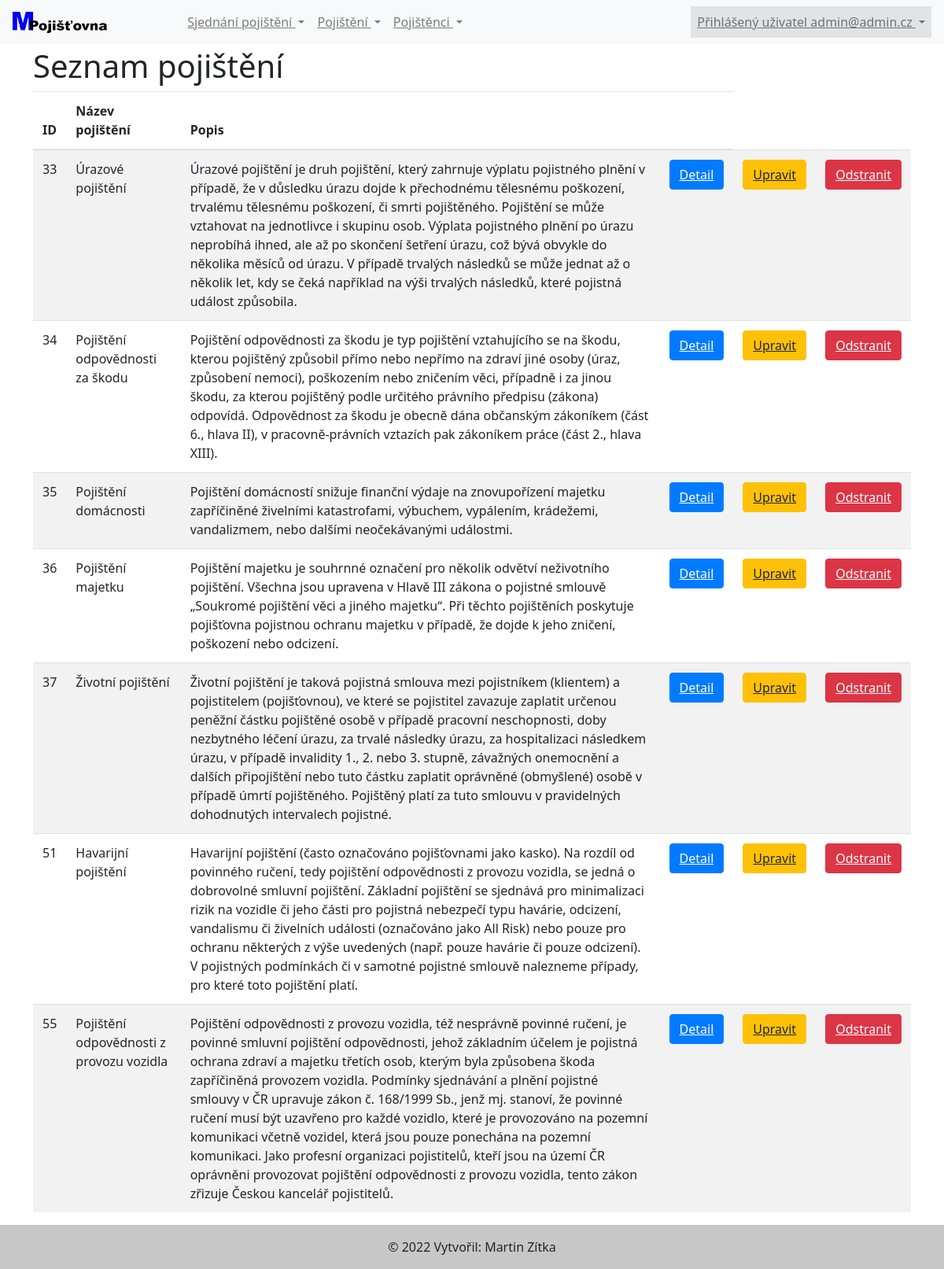
/readPojisteni.php (signed in), run on the app's committed database.
### tables this page shows
CREATE TABLE `pojisteni` (
  `pojisteniId` int(11) NOT NULL,
  `nazev` varchar(255) DEFAULT NULL,
  `popis` text DEFAULT NULL
);

### tridy/Pojisteni.php (the view, shortened to what this page needs)
<?php
class Pojisteni {
    public function VypisPojisteni() {
        global $connection;
        $dbVypisPojisteni = "SELECT * FROM pojisteni";
        $vypisPojisteni = mysqli_query($connection, $dbVypisPojisteni);
        while ($row = mysqli_fetch_array($vypisPojisteni)) {
            echo('<table class="table table-striped">');
            echo('<thead><th>ID</th><th>Název pojištění</th><th>Popis</th><th></th></thead>');
            foreach ($vypisPojisteni as $poj) {
                echo('<tr><td>' . htmlspecialchars(trim($poj['pojisteniId'])));
                echo('</td><td>' . htmlspecialchars(trim($poj['nazev'])));
                echo('</td><td>' . htmlspecialchars(trim($poj['popis'])));
                echo('</td><td><a class="btn btn-primary" role="link" href="detailPojisteni.php?pojisteniId=' . $poj['pojisteniId'] . '">Detail</a></button>');
                echo('</td><td><a class="btn btn-warning" role="link" href="updatePojisteni.php?pojisteniId=' . $poj['pojisteniId'] . '">Upravit</a></button>');
                echo('</td><td><a class="btn btn-danger" role="link" href="deletePojisteni.php?pojisteniId=' . $poj['pojisteniId'] . '">Odstranit</a></button>');
                echo('</td></tr>');
            }
            echo('</table>');
        }
    }
}

### data on the page
pojisteni: pojisteniId "33", nazev "Úrazové pojištění", popis "Úrazové pojištění je druh pojištění, který zahrnuje výplatu pojistného plnění v případě, že v důsledku úrazu dojde k přechodnému tělesnému poškození, trvalému tělesnému poškození, či smrti pojištěného. Pojištění se může vztahovat na jednotlivce i skupinu osob. Výplata pojistného plnění po úrazu neprobíhá ihned, ale až po skončení šetření úrazu, což bývá obvykle do několika měsíců od úrazu. V případě trvalých následků se může jednat až o několik let, kdy se čeká například na výši trvalých následků, které pojistná událost způsobila."
pojisteni: pojisteniId "34", nazev "Pojištění odpovědnosti za škodu", popis "Pojištění odpovědnosti za škodu je typ pojištění vztahujícího se na škodu, kterou pojištěný způsobil přímo nebo nepřímo na zdraví jiné osoby (úraz, způsobení nemoci), poškozením nebo zničením věci, případně i za jinou škodu, za kterou pojištěný podle určitého právního předpisu (zákona) odpovídá. Odpovědnost za škodu je obecně dána občanským zákoníkem (část 6., hlava II), v pracovně-právních vztazích pak zákoníkem práce (část 2., hlava XIII)."
pojisteni: pojisteniId "35", nazev "Pojištění domácnosti", popis "Pojištění domácností snižuje finanční výdaje na znovupořízení majetku zapříčiněné živelními katastrofami, výbuchem, vypálením, krádežemi, vandalizmem, nebo dalšími neočekávanými událostmi."
pojisteni: pojisteniId "36", nazev "Pojištění majetku", popis "Pojištění majetku je souhrnné označení pro několik odvětví neživotního pojištění. Všechna jsou upravena v Hlavě III zákona o pojistné smlouvě „Soukromé pojištění věci a jiného majetku“. Při těchto pojištěních poskytuje pojišťovna pojistnou ochranu majetku v případě, že dojde k jeho zničení, poškození nebo odcizení."
pojisteni: pojisteniId "37", nazev "Životní pojištění", popis "Životní pojištění je taková pojistná smlouva mezi pojistníkem (klientem) a pojistitelem (pojišťovnou), ve které se pojistitel zavazuje zaplatit určenou peněžní částku pojištěné osobě v případě pracovní neschopnosti, doby nezbytného léčení úrazu, za trvalé následky úrazu, za hospitalizaci následkem úrazu, v případě invalidity 1., 2. nebo 3. stupně, závažných onemocnění a dalších připojištění nebo tuto částku zaplatit oprávněné (obmyšlené) osobě v případě úmrtí pojištěného. Pojištěný platí za tuto smlouvu v pravidelných dohodnutých intervalech pojistné."
pojisteni: pojisteniId "51", nazev "Havarijní pojištění", popis "Havarijní pojištění (často označováno pojišťovnami jako kasko). Na rozdíl od povinného ručení, tedy pojištění odpovědnosti z provozu vozidla, se jedná o dobrovolné smluvní pojištění. Základní pojištění se sjednává pro minimalizaci rizik na vozidle či jeho části pro pojistná nebezpečí typu havárie, odcizení, vandalismu či živelních události (označováno jako All Risk) nebo pouze pro ochranu některých z výše uvedených (např. pouze havárie či pouze odcizení). V pojistných podmínkách či v samotné pojistné smlouvě nalezneme případy, pro které toto pojištění platí."
pojisteni: pojisteniId "55", nazev "Pojištění odpovědnosti z provozu vozidla", popis "Pojištění odpovědnosti z provozu vozidla, též nesprávně povinné ručení, je povinné smluvní pojištění odpovědnosti, jehož základním účelem je pojistná ochrana zdraví a majetku třetích osob, kterým byla způsobena škoda zapříčiněná provozem vozidla. Podmínky sjednávání a plnění pojistné smlouvy v ČR upravuje zákon č. 168/1999 Sb., jenž mj. stanoví, že povinné ručení musí být uzavřeno pro každé vozidlo, které je provozováno na pozemní komunikaci včetně vozidel, která jsou pouze ponechána na pozemní komunikaci. Jako profesní organizaci pojistitelů, kteří jsou na území ČR oprávněni provozovat pojištění odpovědnosti z provozu vozidla, tento zákon zřizuje Českou kancelář pojistitelů."

### other printed values
$_SESSION['email'] "admin@admin.cz"
